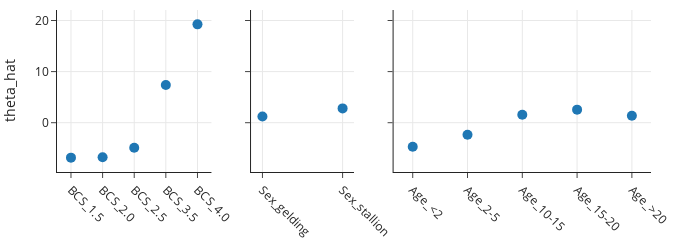

The code cell stored with this chart in its notebook:
### Markdown cell above
This model does better than the previous model with only `Girth` and `Length`.
Now, let's try to make this model simpler while keeping its accuracy.
To do this, we'll look at the coefficients for each of the dummy variables, 
as shown in the plot below.

### Code cell
bcs_vars = ['BCS_1.5', 'BCS_2.0', 'BCS_2.5', 'BCS_3.5', 'BCS_4.0']
age_vars = ['Age_<2', 'Age_2-5', 'Age_10-15', 'Age_15-20', 'Age_>20']
sex_vars = ['Sex_gelding', 'Sex_stallion']

thetas = (pd.DataFrame({'var': X_one_hot.columns, 'theta_hat': theta_hat})
          .set_index('var'))

f1 = px.scatter(thetas.loc[bcs_vars].reset_index(), x='var', y='theta_hat')
f2 = px.scatter(thetas.loc[sex_vars].reset_index(), x='var', y='theta_hat')
f3 = px.scatter(thetas.loc[age_vars].reset_index(), x='var', y='theta_hat')

fig = plots_in_row([f1, f2, f3],
                   width=700,
                   shared_yaxes=True,
                   column_widths=[0.3, 0.2, 0.5])

ylabel(fig, 'theta_hat', row=1, col=1)
fig.update_xaxes(tickangle=45)
fig.update_traces(marker_size=10)

### Figure 1 — Plotly figure (JSON) as saved in the notebook; plotly's stock layout.template omitted (floating-point values rounded to 4 significant figures)
{"data": [{"hovertemplate": "var=%{x}<br>theta_hat=%{y}<extra></extra>", "legendgroup": "", "marker": {"color": "#1F77B4", "size": 10, "symbol": "circle"}, "mode": "markers", "name": "", "orientation": "v", "showlegend": false, "type": "scatter", "x": ["BCS_1.5", "BCS_2.0", "BCS_2.5", "BCS_3.5", "BCS_4.0"], "xaxis": "x", "y": [-6.837, -6.754, -4.913, 7.387, 19.25], "yaxis": "y"}, {"hovertemplate": "var=%{x}<br>theta_hat=%{y}<extra></extra>", "legendgroup": "", "marker": {"color": "#1F77B4", "size": 10, "symbol": "circle"}, "mode": "markers", "name": "", "orientation": "v", "showlegend": false, "type": "scatter", "x": ["Sex_gelding", "Sex_stallion"], "xaxis": "x2", "y": [1.2, 2.798], "yaxis": "y2"}, {"hovertemplate": "var=%{x}<br>theta_hat=%{y}<extra></extra>", "legendgroup": "", "marker": {"color": "#1F77B4", "size": 10, "symbol": "circle"}, "mode": "markers", "name": "", "orientation": "v", "showlegend": false, "type": "scatter", "x": ["Age_<2", "Age_2-5", "Age_10-15", "Age_15-20", "Age_>20"], "xaxis": "x3", "y": [-4.691, -2.341, 1.559, 2.56, 1.353], "yaxis": "y3"}], "layout": {"height": 250, "width": 700, "xaxis": {"anchor": "y", "autorange": true, "domain": [0, 0.26], "range": [-0.4422, 4.442], "tickangle": 45, "type": "category"}, "xaxis2": {"anchor": "y2", "autorange": true, "domain": [0.3267, 0.5], "range": [-0.1424, 1.142], "tickangle": 45, "type": "category"}, "xaxis3": {"anchor": "y3", "autorange": true, "domain": [0.5667, 1], "range": [-0.3492, 4.349], "tickangle": 45, "type": "category"}, "yaxis": {"anchor": "x", "autorange": true, "domain": [0, 1], "range": [-9.645, 22.05], "title": {"text": "theta_hat"}, "type": "linear"}, "yaxis2": {"anchor": "x2", "autorange": true, "domain": [0, 1], "matches": "y", "range": [-9.645, 22.05], "showticklabels": false, "type": "linear"}, "yaxis3": {"anchor": "x3", "autorange": true, "domain": [0, 1], "matches": "y", "range": [-9.645, 22.05], "showticklabels": false, "type": "linear"}}}
